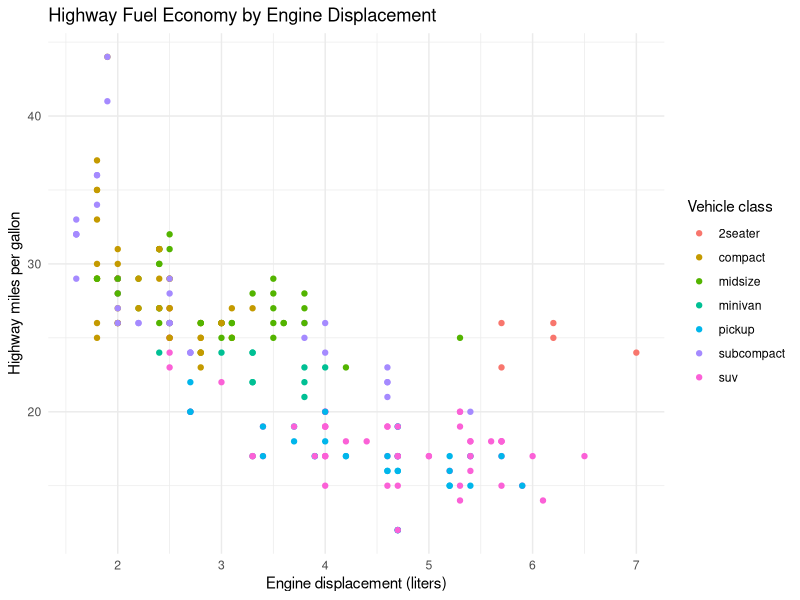

Generate this figure with R:
## ---- chunk 1
#| label: setup
#| message: false

library(tidyverse)
## ---- chunk 2
ggplot(mpg, aes(x = displ, y = hwy, color = class)) +
  geom_point() +
  labs(
    title = "Highway Fuel Economy by Engine Displacement",
    x = "Engine displacement (liters)",
    y = "Highway miles per gallon",
    color = "Vehicle class"
  ) +
  theme_minimal()
